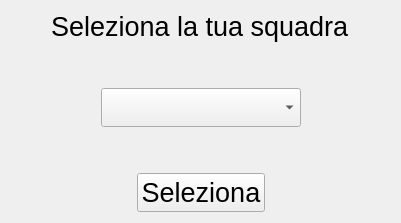
      <widget class="QWidget" name="page_4">
       <property name="autoFillBackground">
        <bool>false</bool>
       </property>
       <property name="styleSheet">
        <string notr="true"/>
       </property>
       <layout class="QGridLayout" name="gridLayout_2">
        <item row="0" column="0">
         <layout class="QVBoxLayout" name="verticalLayout_6">
          <item>
           <layout class="QHBoxLayout" name="horizontalLayout_15">
            <item>
             <spacer name="horizontalSpacer_17">
              <property name="orientation">
               <enum>Qt::Horizontal</enum>
              </property>
              <property name="sizeHint" stdset="0">
               <size>
                <width>40</width>
                <height>20</height>
               </size>
              </property>
             </spacer>
            </item>
            <item>
             <widget class="QLabel" name="labelSelectTeam">
              <property name="font">
               <font>
                <pointsize>20</pointsize>
               </font>
              </property>
              <property name="text">
               <string>Seleziona la tua squadra</string>
              </property>
             </widget>
            </item>
            <item>
             <spacer name="horizontalSpacer_18">
              <property name="orientation">
               <enum>Qt::Horizontal</enum>
              </property>
              <property name="sizeHint" stdset="0">
               <size>
                <width>40</width>
                <height>20</height>
               </size>
              </property>
             </spacer>
            </item>
           </layout>
          </item>
          <item>
           <spacer name="verticalSpacer_10">
            <property name="orientation">
             <enum>Qt::Vertical</enum>
            </property>
            <property name="sizeHint" stdset="0">
             <size>
              <width>20</width>
              <height>40</height>
             </size>
            </property>
           </spacer>
          </item>
          <item>
           <layout class="QHBoxLayout" name="horizontalLayout_14">
            <item>
             <spacer name="horizontalSpacer_14">
              <property name="orientation">
               <enum>Qt::Horizontal</enum>
              </property>
              <property name="sizeHint" stdset="0">
               <size>
                <width>40</width>
                <height>20</height>
               </size>
              </property>
             </spacer>
            </item>
            <item>
             <widget class="QComboBox" name="comboBoxSelectTeam">
              <property name="sizePolicy">
               <sizepolicy hsizetype="MinimumExpanding" vsizetype="Fixed">
                <horstretch>0</horstretch>
                <verstretch>0</verstretch>
               </sizepolicy>
              </property>
              <property name="minimumSize">
               <size>
                <width>200</width>
                <height>0</height>
               </size>
              </property>
              <property name="font">
               <font>
                <pointsize>20</pointsize>
               </font>
              </property>
             </widget>
            </item>
            <item>
             <spacer name="horizontalSpacer_16">
              <property name="orientation">
               <enum>Qt::Horizontal</enum>
              </property>
              <property name="sizeHint" stdset="0">
               <size>
                <width>40</width>
                <height>20</height>
               </size>
              </property>
             </spacer>
            </item>
           </layout>
          </item>
          <item>
           <spacer name="verticalSpacer_11">
            <property name="orientation">
             <enum>Qt::Vertical</enum>
            </property>
            <property name="sizeHint" stdset="0">
             <size>
              <width>20</width>
              <height>40</height>
             </size>
            </property>
           </spacer>
          </item>
          <item>
           <layout class="QHBoxLayout" name="horizontalLayout_13">
            <item>
             <spacer name="horizontalSpacer_19">
              <property name="orientation">
               <enum>Qt::Horizontal</enum>
              </property>
              <property name="sizeHint" stdset="0">
               <size>
                <width>40</width>
                <height>20</height>
               </size>
              </property>
             </spacer>
            </item>
            <item>
             <widget class="QPushButton" name="pushButtonSelectTeam">
              <property name="font">
               <font>
                <pointsize>20</pointsize>
               </font>
              </property>
              <property name="text">
               <string>Seleziona</string>
              </property>
             </widget>
            </item>
            <item>
             <spacer name="horizontalSpacer_20">
              <property name="orientation">
               <enum>Qt::Horizontal</enum>
              </property>
              <property name="sizeHint" stdset="0">
               <size>
                <width>40</width>
                <height>20</height>
               </size>
              </property>
             </spacer>
            </item>
           </layout>
          </item>
         </layout>
        </item>
       </layout>
      </widget>
